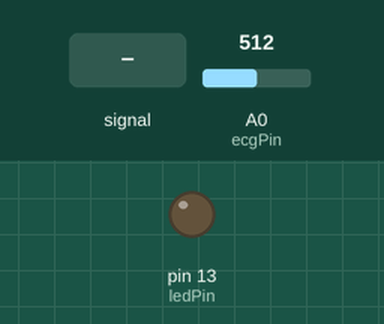
The sketch below on a simulated Arduino Uno, built with avr-gcc and run on an emulated ATmega328P. On the bench: output pins drawn as LEDs (lit = HIGH). Dashed ring = blinking. The inputs (shaded band) are chosen by the test bench; at power-on: A0 (ecgPin) = 512. What the sketch prints to the serial monitor is not drawn.

Above: at 1.2 s.
1.3 s: A0 (ecgPin) fed a 200 Hz sine of ±81 counts around its level
At 1.8 s:
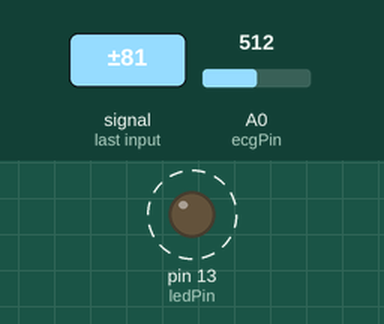
4.3 s: A0 (ecgPin) fed a 50 Hz sine of ±306 counts around its level
7.3 s: A0 (ecgPin) set to 530
8.8 s: A0 (ecgPin) set to 511
At 9.9 s:
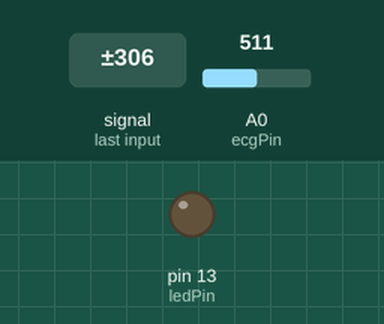
10.3 s: A0 (ecgPin) set to 716
At 11.0 s:
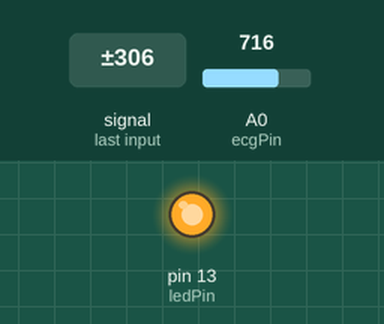
11.8 s: A0 (ecgPin) set to 502
At 12.3 s:
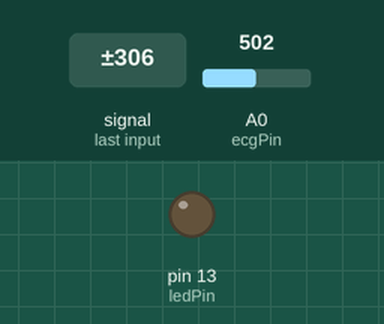
Timing chart, 0 to 14.3 s (numbered marks = the images above; inputs shaded):
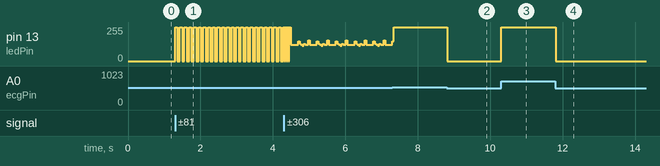

Measured:
- after the input at 1.3 s, pin 13 (ledPin): alternates 255/255 for 0.06 s and 0/255 for 0.07 s, starting at once
- after the input at 8.8 s, pin 13 (ledPin): 255/255 → 0/255 at once
- after the input at 10.3 s, pin 13 (ledPin): 0/255 → 255/255 at once
- after the input at 11.8 s, pin 13 (ledPin): 255/255 → 0/255 at once

The sketch:

arduino.ino
```cpp
// Pin assignment
const int ecgPin = A0;  // Analog input pin for ECG signal
const int ledPin = 13;  // Onboard LED for debugging (optional)

void setup() {
  // Initialize serial communication
  Serial.begin(9600);
  pinMode(ledPin, OUTPUT);

  // Print a message to Serial Monitor
  Serial.println("AD8232 ECG Sensor Data");
}

void loop() {
  int ecgValue = analogRead(ecgPin);  // Read the ECG analog value

  // Send the ECG data to Serial Monitor and Plotter
  Serial.println(ecgValue);

  // Optional: Flash the LED for debugging
  digitalWrite(ledPin, ecgValue > 512 ? HIGH : LOW);  // Flash when signal is above midpoint

  delay(1);  // Short delay to match plotter speed
}
```
